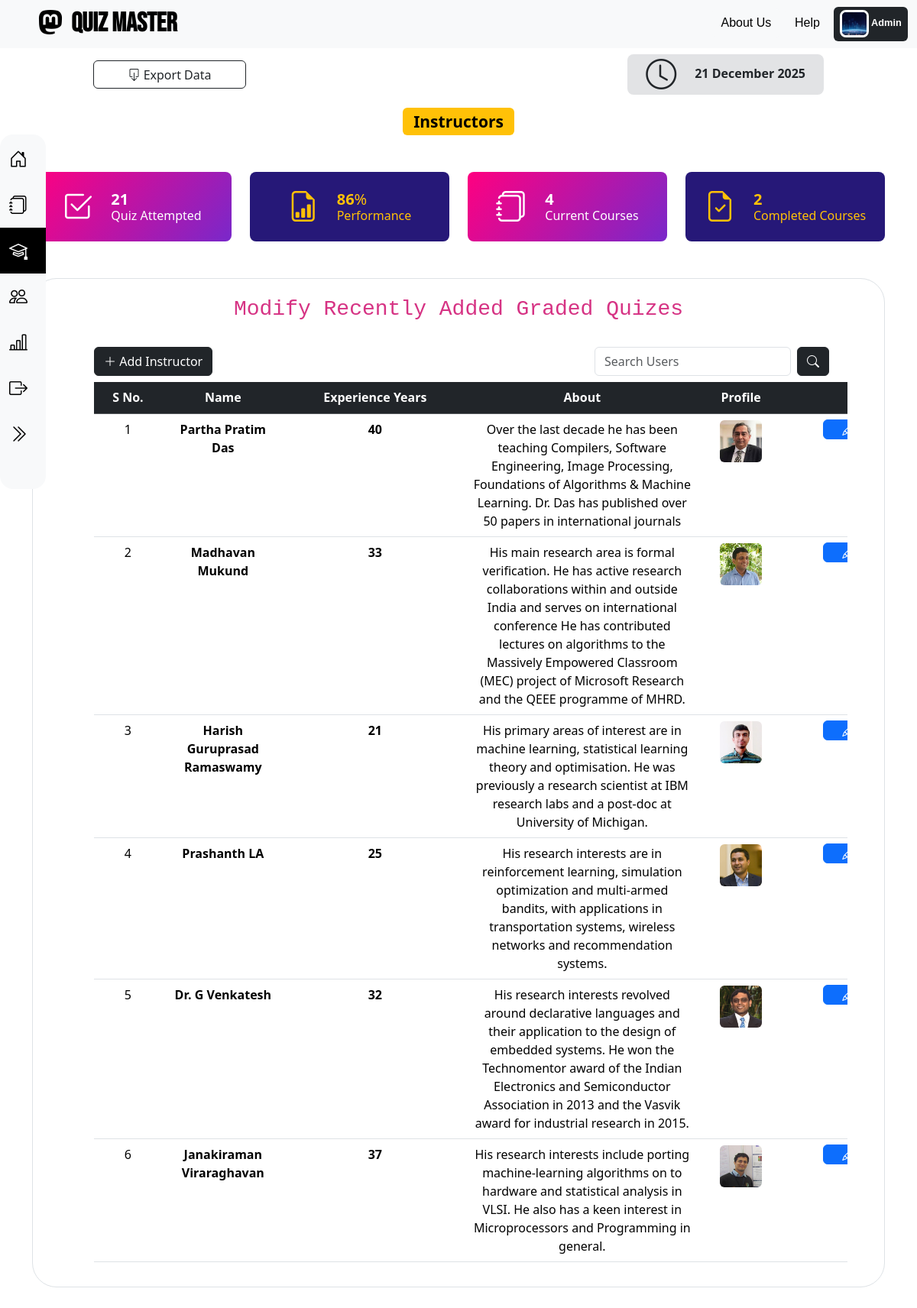
Page /admin_instructor on the committed database.
### application/models.py (models this page shows)
class User(db.Model):  # Student Model
    id = db.Column(db.Integer, primary_key=True)
    firstname = db.Column(db.String(), nullable=False)
    lastname = db.Column(db.String())
    dob = db.Column(db.Date(), nullable=False)
    gender = db.Column(db.String(), nullable=False)
    bloodgroup = db.Column(db.String(), nullable=False)
    qualification = db.Column(db.String(), nullable=False)
    email = db.Column(db.String(), unique=True, nullable=False)
    username = db.Column(db.String(), unique=True, nullable=False)
    password = db.Column(db.String(), nullable=False)
    profile_image = db.Column(db.String(), nullable=False)
    type = db.Column(db.String(), default="general")
    subjects = db.relationship('Subject', secondary=user_subject, backref='thatuser')
    scores = db.relationship("Score", backref="thatuser", cascade="all, delete-orphan")

class Instructor(db.Model):  # Instructor Model
    id = db.Column(db.Integer, primary_key=True)
    name = db.Column(db.String(), nullable=False)
    experience = db.Column(db.Integer)
    description = db.Column(db.String(), nullable=False)
    inst_image = db.Column(db.String(), nullable=False)

### application/controllers.py (the view, shortened to what this page needs)
@app.route("/admin_instructor", defaults={'optional': None}, methods=["GET", "POST"])
@app.route("/admin_instructor/<optional>", methods=["GET", "POST"])  #for creating api for showing instructors in subject create form only
def admin_instructor(optional):
    if request.method == 'GET':
        instructors=Instructor.query.all()
        if optional == "all_instructors":
            all_instructors = [{"id": instructor.id, "name": instructor.name} for instructor in instructors]
            return jsonify(all_instructors)
        else:
            this_user = User.query.filter_by(type="admin").first()
            return render_template("admin/admin_instructor.html", profile_image=this_user.profile_image, profile_name=this_user.firstname, instructors=instructors)

### templates/admin/admin_instructor.html (shortened to what this page needs)
{% extends 'base/admin_base.html' %}
{% block admin_content %}
<div class="px-4 text-center">
  <div class="mb-5">
    <h3 ><span class="badge text-bg-warning">Instructors</span></h3>
  </div>
    <div class="container my-5">
        <div class="row g-4">
          <div class="col-sm-6 col-xl-3">
            <div class="d-flex justify-content-center align-items-center p-4 user-summary1 bg-opacity-15 rounded-3">
              <span class="display-6 lh-1 text-white mb-0"><i class="bi bi-check2-square"></i></span>
              <div class="ms-4 h6 fw-normal mb-0">
                <div class="d-flex">
                  <h5 class="purecounter mb-0 fw-bold text-white" data-purecounter-start="0" data-purecounter-end="10" data-purecounter-delay="200" data-purecounter-duration="0">21</h5>
                </div>
                <p class="mb-0 text-white">Quiz Attempted</p>
              </div>
            </div>
          </div>
          <div class="col-sm-6 col-xl-3">
            <div class="d-flex justify-content-center align-items-center p-4 user-summary2 bg-opacity-10 rounded-3">
              <span class="display-6 lh-1 text-warning mb-0"><i class="bi bi-file-earmark-bar-graph"></i></span>
              <div class="ms-4 h6 fw-normal mb-0">
                <div class="d-flex">
                  <h5 class="purecounter mb-0 fw-bold text-warning" data-purecounter-start="0" data-purecounter-end="200" data-purecounter-delay="200" data-purecounter-duration="0">86</h5>
                  <span class="mb-0 h5 text-warning">%</span>
                </div>
                <p class="mb-0 text-warning">Performance</p>
              </div>
            </div>
          </div>
          <div class="col-sm-6 col-xl-3">
            <div class="d-flex justify-content-center align-items-center p-4 user-summary1 bg-opacity-10 rounded-3">
              <span class="display-6 lh-1 text-white mb-0"><i class="bi bi-journals"></i></i></span>
              <div class="ms-4 h6 fw-normal mb-0">
                <div class="d-flex">
                  <h5 class="purecounter mb-0 fw-bold text-white" data-purecounter-start="0" data-purecounter-end="6" data-purecounter-delay="300" data-purecounter-duration="0">4</h5>
                </div>
                <p class="mb-0 text-white">Current Courses</p>
              </div>
            </div>
          </div>
          <div class="col-sm-6 col-xl-3">
            <div class="d-flex justify-content-center align-items-center p-4 user-summary2 bg-opacity-10 rounded-3">
              <span class="display-6 lh-1 text-warning mb-0"><i class="bi bi-file-earmark-check"></i></span>
              <div class="ms-4 h6 fw-normal mb-0">
                <div class="d-flex">
                  <h5 class="purecounter mb-0 fw-bold text-warning" data-purecounter-start="0" data-purecounter-end="6" data-purecounter-delay="300" data-purecounter-duration="0">2</h5>
                </div>
                <p class="mb-0 text-warning">Completed Courses</p>
              </div>
            </div>
          </div>
        </div>
    </div>
    <div class="container my-5">
        <div class="position-relative px-5 py-3 text-center text-muted bg-body border border-dashed rounded-5">
            <div class="d-flex justify-content-center position-relative">
                <h2><code>Modify Recently Added Graded Quizes</code></h2>
            </div><br>
            <div class="d-flex mx-4 mb-2">
                <button type="button" class="btn btn-dark me-auto mx-2" data-bs-toggle="modal" data-bs-target="#addInstructorModal"><i class="bi bi-plus-lg"></i> Add Instructor</button>
                <form class="d-flex" role="search">
                    <input class="form-control me-2" type="search" placeholder="Search Users" aria-label="Search">
                    <button class="btn btn-dark" type="submit"><i class="bi bi-search"></i></button>
                </form>
            </div>
            <div class="table-responsive" >
                <table class="table table-hover" style="width: 1142px; margin-left: 32px;">
                    <thead class="table-dark">
                    <tr>
                        <th scope="col">S No.</th>
                        <th scope="col">Name</th>
                        <th scope="col">Experience Years</th>
                        <th scope="col">About</th>
                        <th scope="col">Profile</th>
                        <th scope="col">Action</th>
                    </tr>
                    </thead>
                    <tbody class="table-group-divider">
                      {% for instructor in instructors %}
                      <tr class="pt-5" >
                          <td scope="row">{{ loop.index }}</td>
                          <th class="text-wrap" style="width: 10rem;">{{ instructor.name }}</th>
                          <th class="text-wrap">{{ instructor.experience }}</th>
                          <td class="text-wrap" style="width: 19rem;">{{ instructor.description }}</td>
                          <td>
                            <img src="/static/uploads/{{ instructor.inst_image }}" id="mod_prev_sub_image" width="55px" height="55px" class="rounded" alt="Subject Image">
                          </td>
                          <td class="" >
                              <button type="button" class="btn btn-primary view-btn" id="sub{{ instructor.id }}" value="{{ instructor.id }}" onclick="getInstructorDetails('{{ instructor.id }}')" data-bs-toggle="modal" data-bs-target="#modifyInstructorModal"><i class="bi bi-pencil"></i></button>
                          </td>
                      </tr>
                      {% endfor %}
                    </tbody>
                </table>
            </div>
        </div><br>
    </div>
</div>
{% endblock %}

### templates/base/admin_base.html (shortened to what this page needs)
{% extends 'base/base.html' %}
{% block page_css %}
  <link rel="stylesheet" href="/static/admin.css">
{% endblock %}
{% block page_body %}
<div class="sidebar" id="sidebar">
    <a href="/admin_home" id="ahome">
      <i class="bi bi-house-door"></i>
    </a>
    <a href="/admin_subject" id="asub">
      <i class="bi bi-journals"></i>
    </a>
    <a href="/admin_instructor" id="ainstructor">
      <i class="bi bi-mortarboard"></i>
    </a>
    <a href="/admin_user" id="a_user">
        <i class="bi bi-people"></i>
      </a>
    <a href="/admin_summary" id="asummary">
      <i class="bi bi-bar-chart-line"></i>
    </a>
    <a href="/home">
      <i class="bi bi-box-arrow-right"></i>
    </a>
    <a href="#" id="toggleSidebar">
      <i class="bi bi-chevron-double-right" id="toggleIcon"></i>
    </a>
  </div>
  <main class="position asbolute">
    <div class="px-4 text-center">
      <div class="d-flex align-items-center justify-content-between position-relative mb-3 mt-2" style="padding-inline: 98px;">
        <a class="btn btn-outline-dark" type="button" style="height: 37px; width:200px;">
            <i class="bi bi-box-arrow-down"></i> Export Data
        </a>
        <div class="d-flex justify-content-center align-items-center p-4 bg-secondary-subtle bg-opacity-15 rounded-3" style="height: 53px; width: auto;">
            <span class="display-6 lh-1 text-dark mb-0"><i class="bi bi-clock"></i></span>
            <div class="ms-4 h6 fw-normal mb-0">
                <div class="d-flex">
                    <h6 class="mb-0 fw-bold">21 December 2025</h6>
                </div>
            </div>
        </div>
      </div>
    </div>
    {% block admin_content %} {% endblock %}
  </main>
{% endblock %}

### templates/base/base.html (shortened to what this page needs)
<!doctype html>
<html lang="en">
<head>
    <link rel="stylesheet" href="/static/base.css">
    <link href="https://cdn.jsdelivr.net/npm/bootstrap@5.3.3/dist/css/bootstrap.min.css" rel="stylesheet"
>
    <link rel="stylesheet" href="https://cdn.jsdelivr.net/npm/bootstrap-icons@1.11.3/font/bootstrap-icons.min.css">
    <link rel="stylesheet" href="https://cdnjs.cloudflare.com/ajax/libs/font-awesome/6.5.1/css/all.min.css">
    {% block page_css %} {% endblock %}
</head>
<body>
    <nav class="navbar navbar-expand-lg bg-body-tertiary" style="padding: 0px 0px;">
        <div class="container-fluid" style="padding-left: 50px;">
            <a class="navbar-brand" href="/home" style="font-weight: bold; font-size: 35px; font-family: Bebas Neue;">
                <i class="bi bi-mastodon icon-style"></i>&nbsp;&nbsp;Quiz
                Master</a>
            <div class="collapse navbar-collapse" id="navbarSupportedContent"
                style="font-weight: 500; font-size: 17px; font-family: sans-serif;">
                <span class="navbar-text" style="margin-left:auto;">
                    <a href="/about"><button type="button" class="btn btn-light toggle-btn" id="aboutBtn">About Us</button></a>
                    <a href="/help"><button type="button" class="btn btn-light toggle-btn" id="helpBtn">Help</button></a>
                    {% if login_register_show %}
                    <a href="/login"><button type="button" class="btn btn-outline-dark">Login</button></a>&nbsp;&nbsp;
                    <a href="/register"><button type="button" class="btn btn-outline-dark">Sign Up</button></a>
                    {% else %}
                    <a href="/user_profile" type="button">
                        <span class="badge text-bg-dark">
                            <img src="/static/uploads/{{ profile_image }}" width="38px" height="36px" class="rounded-3 border border-3 border-white" alt="..."> {{ profile_name }}
                        </span>
                    </a>
                    {% endif %}
                </span>
            </div>
        </div>
    </nav>
<main>
    {% block page_body %} {% endblock %}
</main>
</body>
</html>

### static/base.css (style rules this page uses)
html, body { height: 100%; margin: 0; display: flex; flex-direction: column; }
main { flex-grow: 1; }
.icon-style { font-size: 2rem; }

### static/admin.css (style rules this page uses)
.sidebar { width: 60px; height: 58vh; background: #f8f9fa; transition: width 0.3s ease-in-out; overflow: hidden; position: fixed; top: 0; left: 0; padding-top: 2px; border-radius: 17px; margin-top: 176px; z-index: 1000; }
.sidebar a { display: flex; align-items: center; text-decoration: none; color: black; padding: 12px; font-size: 16px; transition: background 0.3s; }
.sidebar a i { font-size: 24px; margin-right: 10px; }

### templates/admin/admin_instructor.html (style rules this page uses)
.user-summary1 { background-image: linear-gradient(310deg, #7928ca, #ff0080); }
.user-summary2 { background-color: #261878 !important; }
.view-btn { padding: 0px 24px; margin-top: -3px; }

### rows in the picture
User: profile_image (picture), firstname "Admin"
Instructor: name "Partha Pratim Das", experience "40", description "Over the last decade he has been teaching Compilers, Software Engineering, Image Processing, Foundations of Algorithms & Machine Learning. Dr. Das has published over 50 papers in international journals", inst_image (picture)
Instructor: name "Madhavan Mukund", experience "33", description "His main research area is formal verification. He has active research collaborations within and outside India and serves on international conference He has contributed lectures on algorithms to the Massively Empowered Classroom (MEC) project of Microsoft Research and the QEEE programme of MHRD.", inst_image (picture)
Instructor: name "Harish Guruprasad Ramaswamy", experience "21", description "His primary areas of interest are in machine learning, statistical learning theory and optimisation. He was previously a research scientist at IBM research labs and a post-doc at University of Michigan.", inst_image (picture)
Instructor: name "Prashanth LA", experience "25", description "His research interests are in reinforcement learning, simulation optimization and multi-armed bandits, with applications in transportation systems, wireless networks and recommendation systems.", inst_image (picture)
Instructor: name "Dr. G Venkatesh", experience "32", description "His research interests revolved around declarative languages and their application to the design of embedded systems. He won the Technomentor award of the Indian Electronics and Semiconductor Association in 2013 and the Vasvik award for industrial research in 2015.", inst_image (picture)
Instructor: name "Janakiraman Viraraghavan", experience "37", description "His research interests include porting machine-learning algorithms on to hardware and statistical analysis in VLSI. He also has a keen interest in Microprocessors and Programming in general.", inst_image (picture)
